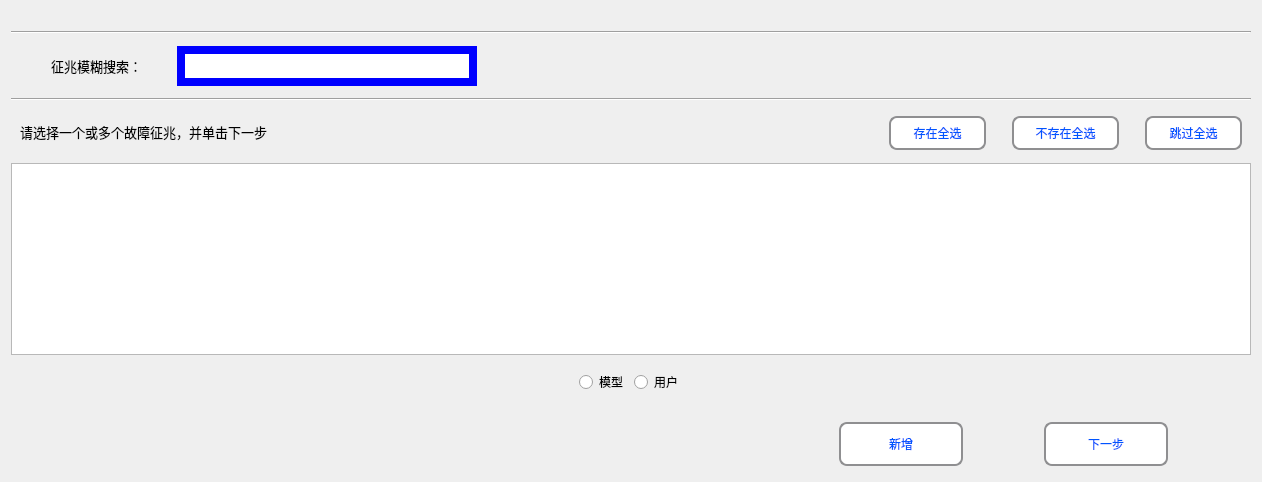
      <widget class="QWidget" name="page_case_entry_select_known_symptom">
       <property name="styleSheet">
        <string notr="true">QWidget#page_case_entry_select_known_symptom{
border-image: url(:/new/prefix1/Diagnosis_Image/BG_new.png);}</string>
       </property>
       <layout class="QVBoxLayout" name="verticalLayout_27">
        <item>
         <spacer name="horizontalSpacer_91">
          <property name="orientation">
           <enum>Qt::Horizontal</enum>
          </property>
          <property name="sizeHint" stdset="0">
           <size>
            <width>906</width>
            <height>20</height>
           </size>
          </property>
         </spacer>
        </item>
        <item>
         <widget class="Line" name="line_select_known_symptom_3">
          <property name="orientation">
           <enum>Qt::Horizontal</enum>
          </property>
         </widget>
        </item>
        <item>
         <widget class="QWidget" name="widget_select_known_symptom_6" native="true">
          <property name="maximumSize">
           <size>
            <width>16777215</width>
            <height>60</height>
           </size>
          </property>
          <layout class="QHBoxLayout" name="horizontalLayout_61">
           <property name="leftMargin">
            <number>40</number>
           </property>
           <property name="topMargin">
            <number>6</number>
           </property>
           <property name="rightMargin">
            <number>11</number>
           </property>
           <property name="bottomMargin">
            <number>6</number>
           </property>
           <item>
            <widget class="QLabel" name="label_known_symptom_searching_2">
             <property name="minimumSize">
              <size>
               <width>120</width>
               <height>40</height>
              </size>
             </property>
             <property name="maximumSize">
              <size>
               <width>120</width>
               <height>40</height>
              </size>
             </property>
             <property name="font">
              <font>
               <family>微软雅黑</family>
               <pointsize>10</pointsize>
              </font>
             </property>
             <property name="text">
              <string>征兆模糊搜索：</string>
             </property>
            </widget>
           </item>
           <item>
            <widget class="QLineEdit" name="lineEdit_case_entry_known_symptom_searching">
             <property name="minimumSize">
              <size>
               <width>300</width>
               <height>40</height>
              </size>
             </property>
             <property name="maximumSize">
              <size>
               <width>300</width>
               <height>16777215</height>
              </size>
             </property>
             <property name="styleSheet">
              <string notr="true">QLineEdit#lineEdit_case_entry_known_symptom_searching{
    border: 8px solid blue;
	border-image: url(:/new/prefix1/Diagnosis_Image/Search_input.png);}
</string>
             </property>
            </widget>
           </item>
           <item>
            <widget class="QPushButton" name="btn_case_entry_known_symptom_searching">
             <property name="minimumSize">
              <size>
               <width>40</width>
               <height>40</height>
              </size>
             </property>
             <property name="maximumSize">
              <size>
               <width>40</width>
               <height>40</height>
              </size>
             </property>
             <property name="styleSheet">
              <string notr="true">border-radius:0px;
border-image: url(:/new/prefix1/Diagnosis_Image/Search_icon.png);</string>
             </property>
             <property name="text">
              <string/>
             </property>
             <property name="iconSize">
              <size>
               <width>40</width>
               <height>40</height>
              </size>
             </property>
            </widget>
           </item>
           <item>
            <spacer name="horizontalSpacer_symptom_searching_2">
             <property name="orientation">
              <enum>Qt::Horizontal</enum>
             </property>
             <property name="sizeHint" stdset="0">
              <size>
               <width>374</width>
               <height>20</height>
              </size>
             </property>
            </spacer>
           </item>
          </layout>
         </widget>
        </item>
        <item>
         <widget class="Line" name="line_select_known_symptom_4">
          <property name="orientation">
           <enum>Qt::Horizontal</enum>
          </property>
         </widget>
        </item>
        <item>
         <widget class="QWidget" name="widget_select_known_symptom_4" native="true">
          <property name="maximumSize">
           <size>
            <width>16777215</width>
            <height>50</height>
           </size>
          </property>
          <layout class="QHBoxLayout" name="horizontalLayout_59">
           <item>
            <widget class="QLabel" name="label_known_symptom_select_2">
             <property name="minimumSize">
              <size>
               <width>380</width>
               <height>30</height>
              </size>
             </property>
             <property name="maximumSize">
              <size>
               <width>380</width>
               <height>30</height>
              </size>
             </property>
             <property name="font">
              <font>
               <family>微软雅黑</family>
               <pointsize>10</pointsize>
               <weight>50</weight>
               <bold>false</bold>
              </font>
             </property>
             <property name="text">
              <string>请选择一个或多个故障征兆，并单击下一步</string>
             </property>
            </widget>
           </item>
           <item>
            <spacer name="horizontalSpacer_339">
             <property name="orientation">
              <enum>Qt::Horizontal</enum>
             </property>
             <property name="sizeHint" stdset="0">
              <size>
               <width>483</width>
               <height>20</height>
              </size>
             </property>
            </spacer>
           </item>
           <item>
            <widget class="QToolButton" name="toolButton_case_entry_known_symptom_select_all">
             <property name="styleSheet">
              <string notr="true">QToolButton { 
    border: 2px solid #8f8f91;
    border-radius: 8px; 
    min-width: 90px;
    min-height: 30px;
	background-color: rgb(255, 255, 255);
	color: rgb(0, 85, 255);
	font: 75 12pt &quot;微软雅黑&quot;;
 }
QToolButton:pressed {
    border: 2px solid #8f8f91;
    border-radius: 6px; 
    background-color: rgb(255, 255, 255);
    min-width: 80px;
    min-height: 30px;
	color: rgb(0, 85, 255);
	font: 75 10pt &quot;微软雅黑&quot;;
}</string>
             </property>
             <property name="text">
              <string>存在全选</string>
             </property>
            </widget>
           </item>
           <item>
            <spacer name="verticalSpacer_53">
             <property name="orientation">
              <enum>Qt::Vertical</enum>
             </property>
             <property name="sizeHint" stdset="0">
              <size>
               <width>20</width>
               <height>40</height>
              </size>
             </property>
            </spacer>
           </item>
           <item>
            <widget class="QToolButton" name="toolButton_case_entry_not_exit_symptom_select_all">
             <property name="minimumSize">
              <size>
               <width>104</width>
               <height>34</height>
              </size>
             </property>
             <property name="styleSheet">
              <string notr="true">QToolButton { 
    border: 2px solid #8f8f91;
    border-radius: 8px; 
    min-width: 100px;
    min-height: 30px;
	background-color: rgb(255, 255, 255);
	color: rgb(0, 85, 255);
	font: 75 12pt &quot;微软雅黑&quot;;
 }
QToolButton:pressed {
    border: 2px solid #8f8f91;
    border-radius: 6px; 
    background-color: rgb(255, 255, 255);
    min-width: 80px;
    min-height: 30px;
	color: rgb(0, 85, 255);
	font: 75 10pt &quot;微软雅黑&quot;;
}</string>
             </property>
             <property name="text">
              <string>不存在全选</string>
             </property>
            </widget>
           </item>
           <item>
            <spacer name="verticalSpacer_54">
             <property name="orientation">
              <enum>Qt::Vertical</enum>
             </property>
             <property name="sizeHint" stdset="0">
              <size>
               <width>20</width>
               <height>25</height>
              </size>
             </property>
            </spacer>
           </item>
           <item>
            <widget class="QToolButton" name="toolButton_case_entry_known_symptom_all_skip">
             <property name="minimumSize">
              <size>
               <width>94</width>
               <height>34</height>
              </size>
             </property>
             <property name="styleSheet">
              <string notr="true">QToolButton { 
    border: 2px solid #8f8f91;
    border-radius: 8px; 
    min-width: 90px;
    min-height: 30px;
	background-color: rgb(255, 255, 255);
	color: rgb(0, 85, 255);
	font: 75 12pt &quot;微软雅黑&quot;;
 }
QToolButton:pressed {
    border: 2px solid #8f8f91;
    border-radius: 6px; 
    background-color: rgb(255, 255, 255);
    min-width: 80px;
    min-height: 30px;
	color: rgb(0, 85, 255);
	font: 75 10pt &quot;微软雅黑&quot;;
}</string>
             </property>
             <property name="text">
              <string>跳过全选</string>
             </property>
            </widget>
           </item>
          </layout>
         </widget>
        </item>
        <item>
         <widget class="QTableWidget" name="tableWidget_case_entry__known_symptom_select">
          <property name="wordWrap">
           <bool>true</bool>
          </property>
         </widget>
        </item>
        <item>
         <widget class="QWidget" name="widget_9" native="true">
          <layout class="QHBoxLayout" name="horizontalLayout_71">
           <item>
            <spacer name="horizontalSpacer_67">
             <property name="orientation">
              <enum>Qt::Horizontal</enum>
             </property>
             <property name="sizeHint" stdset="0">
              <size>
               <width>375</width>
               <height>20</height>
              </size>
             </property>
            </spacer>
           </item>
           <item>
            <widget class="QRadioButton" name="radioButton_select_known_symptom_model">
             <property name="styleSheet">
              <string notr="true">QRadioButton::indicator { 
	font: 75 10pt &quot;微软雅黑&quot;;
 }</string>
             </property>
             <property name="text">
              <string>模型</string>
             </property>
            </widget>
           </item>
           <item>
            <widget class="QRadioButton" name="radioButton_select_known_symptom_user">
             <property name="text">
              <string>用户</string>
             </property>
            </widget>
           </item>
           <item>
            <spacer name="horizontalSpacer_110">
             <property name="orientation">
              <enum>Qt::Horizontal</enum>
             </property>
             <property name="sizeHint" stdset="0">
              <size>
               <width>375</width>
               <height>20</height>
              </size>
             </property>
            </spacer>
           </item>
          </layout>
         </widget>
        </item>
        <item>
         <widget class="QWidget" name="widget_select_known_symptom_5" native="true">
          <layout class="QHBoxLayout" name="horizontalLayout_60">
           <item>
            <spacer name="horizontalSpacer_340">
             <property name="orientation">
              <enum>Qt::Horizontal</enum>
             </property>
             <property name="sizeHint" stdset="0">
              <size>
               <width>28</width>
               <height>20</height>
              </size>
             </property>
            </spacer>
           </item>
           <item>
            <spacer name="horizontalSpacer_341">
             <property name="orientation">
              <enum>Qt::Horizontal</enum>
             </property>
             <property name="sizeHint" stdset="0">
              <size>
               <width>35</width>
               <height>20</height>
              </size>
             </property>
            </spacer>
           </item>
           <item>
            <spacer name="horizontalSpacer_342">
             <property name="orientation">
              <enum>Qt::Horizontal</enum>
             </property>
             <property name="sizeHint" stdset="0">
              <size>
               <width>17</width>
               <height>20</height>
              </size>
             </property>
            </spacer>
           </item>
           <item>
            <spacer name="horizontalSpacer_343">
             <property name="orientation">
              <enum>Qt::Horizontal</enum>
             </property>
             <property name="sizeHint" stdset="0">
              <size>
               <width>35</width>
               <height>20</height>
              </size>
             </property>
            </spacer>
           </item>
           <item>
            <spacer name="horizontalSpacer_344">
             <property name="orientation">
              <enum>Qt::Horizontal</enum>
             </property>
             <property name="sizeHint" stdset="0">
              <size>
               <width>34</width>
               <height>20</height>
              </size>
             </property>
            </spacer>
           </item>
           <item>
            <spacer name="horizontalSpacer_345">
             <property name="orientation">
              <enum>Qt::Horizontal</enum>
             </property>
             <property name="sizeHint" stdset="0">
              <size>
               <width>35</width>
               <height>20</height>
              </size>
             </property>
            </spacer>
           </item>
           <item>
            <spacer name="horizontalSpacer_346">
             <property name="orientation">
              <enum>Qt::Horizontal</enum>
             </property>
             <property name="sizeHint" stdset="0">
              <size>
               <width>54</width>
               <height>20</height>
              </size>
             </property>
            </spacer>
           </item>
           <item>
            <spacer name="horizontalSpacer_347">
             <property name="orientation">
              <enum>Qt::Horizontal</enum>
             </property>
             <property name="sizeHint" stdset="0">
              <size>
               <width>53</width>
               <height>20</height>
              </size>
             </property>
            </spacer>
           </item>
           <item>
            <spacer name="horizontalSpacer_348">
             <property name="orientation">
              <enum>Qt::Horizontal</enum>
             </property>
             <property name="sizeHint" stdset="0">
              <size>
               <width>44</width>
               <height>20</height>
              </size>
             </property>
            </spacer>
           </item>
           <item>
            <spacer name="horizontalSpacer_349">
             <property name="orientation">
              <enum>Qt::Horizontal</enum>
             </property>
             <property name="sizeHint" stdset="0">
              <size>
               <width>39</width>
               <height>20</height>
              </size>
             </property>
            </spacer>
           </item>
           <item>
            <spacer name="horizontalSpacer_350">
             <property name="orientation">
              <enum>Qt::Horizontal</enum>
             </property>
             <property name="sizeHint" stdset="0">
              <size>
               <width>17</width>
               <height>20</height>
              </size>
             </property>
            </spacer>
           </item>
           <item>
            <widget class="QToolButton" name="toolButton_case_entry_known_symptom_select_new">
             <property name="minimumSize">
              <size>
               <width>124</width>
               <height>44</height>
              </size>
             </property>
             <property name="maximumSize">
              <size>
               <width>100</width>
               <height>35</height>
              </size>
             </property>
             <property name="styleSheet">
              <string notr="true">QToolButton { 
    border: 2px solid #8f8f91;
    border-radius: 8px; 
    min-width: 120px;
    min-height: 40px;
	background-color: rgb(255, 255, 255);
	color: rgb(0, 85, 255);
	font: 75 12pt &quot;微软雅黑&quot;;
 }
QToolButton:pressed {
    border: 2px solid #8f8f91;
    border-radius: 6px; 
    background-color: rgb(255, 255, 255);
    min-width: 120px;
    min-height: 40px;
	color: rgb(0, 85, 255);
	font: 75 10pt &quot;微软雅黑&quot;;
}</string>
             </property>
             <property name="text">
              <string>新增</string>
             </property>
            </widget>
           </item>
           <item>
            <spacer name="horizontalSpacer_351">
             <property name="orientation">
              <enum>Qt::Horizontal</enum>
             </property>
             <property name="sizeHint" stdset="0">
              <size>
               <width>34</width>
               <height>20</height>
              </size>
             </property>
            </spacer>
           </item>
           <item>
            <widget class="QToolButton" name="toolButton_case_entry_known_symptom_select_next">
             <property name="minimumSize">
              <size>
               <width>124</width>
               <height>44</height>
              </size>
             </property>
             <property name="maximumSize">
              <size>
               <width>100</width>
               <height>35</height>
              </size>
             </property>
             <property name="styleSheet">
              <string notr="true">QToolButton { 
    border: 2px solid #8f8f91;
    border-radius: 8px; 
    min-width: 120px;
    min-height: 40px;
	background-color: rgb(255, 255, 255);
	color: rgb(0, 85, 255);
	font: 75 12pt &quot;微软雅黑&quot;;
 }
QToolButton:pressed {
    border: 2px solid #8f8f91;
    border-radius: 6px; 
    background-color: rgb(255, 255, 255);
    min-width: 120px;
    min-height: 40px;
	color: rgb(0, 85, 255);
	font: 75 10pt &quot;微软雅黑&quot;;
}</string>
             </property>
             <property name="text">
              <string>下一步</string>
             </property>
            </widget>
           </item>
           <item>
            <spacer name="horizontalSpacer_352">
             <property name="orientation">
              <enum>Qt::Horizontal</enum>
             </property>
             <property name="sizeHint" stdset="0">
              <size>
               <width>40</width>
               <height>20</height>
              </size>
             </property>
            </spacer>
           </item>
          </layout>
         </widget>
        </item>
       </layout>
      </widget>
